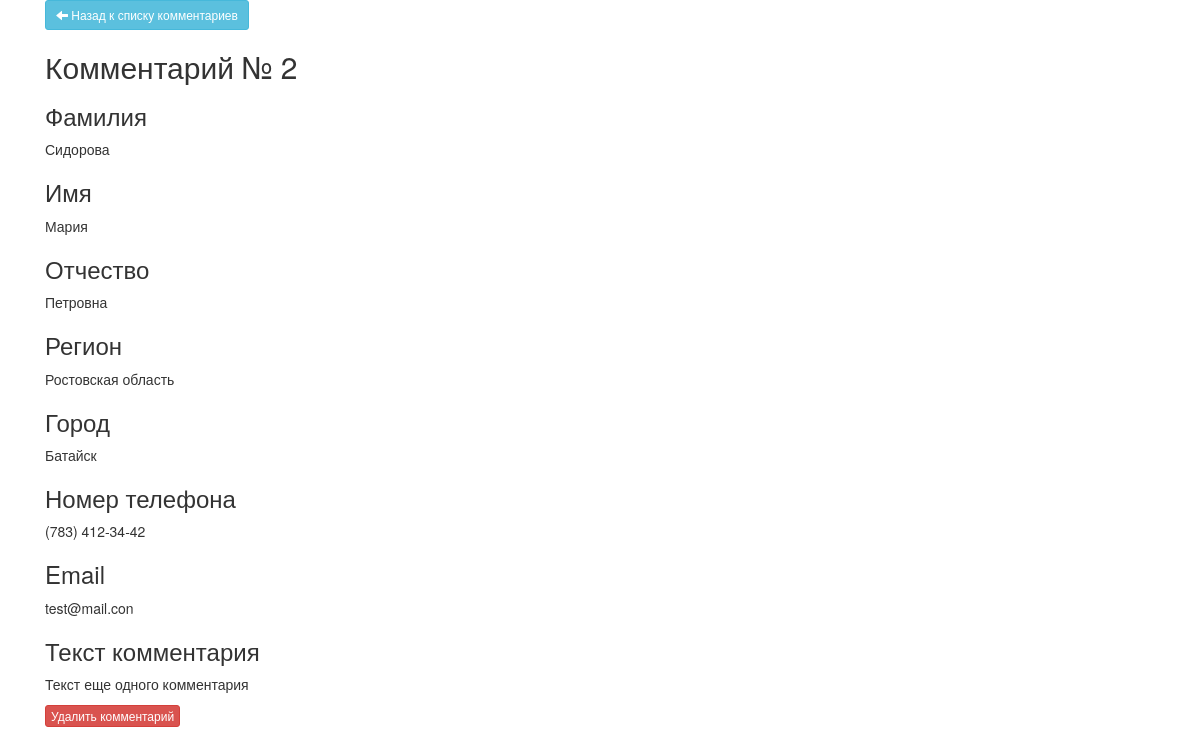
Page /view/2/ on the committed database.
### comments/models.py (models this page shows, shortened)
class Comment(models.Model):
    last_name = models.CharField(max_length=50, blank=False, verbose_name='Фамилия')
    first_name = models.CharField(max_length=20, blank=False, verbose_name='Имя')
    middle_name = models.CharField(max_length=50, blank=True, verbose_name='Отчество')
    region = models.ForeignKey(Region, verbose_name='Регион', on_delete=models.CASCADE, default='', blank=True, null=True)
    city = models.ForeignKey(City, verbose_name='Город', on_delete=models.CASCADE, default='', blank=True, null=True)
    phone = models.CharField(max_length=15, blank=True, verbose_name='Номер телефона')
    email = models.EmailField(blank=True)
    text = models.TextField(blank=False, verbose_name='Текст комментария')
    class Meta:
            ordering = ['id']
            verbose_name = 'Комметарий'
            verbose_name_plural = 'Комментарии'

class Region(models.Model):
    name = models.CharField(max_length=100)
    def __str__(self):
        return self.name
    class Meta:
        ordering = ['name']
        verbose_name = 'Регион'
        verbose_name_plural = 'Регионы'

class City(models.Model):
    region = models.ForeignKey(Region, verbose_name='Регион', on_delete=models.PROTECT)
    name = models.CharField(max_length=100)
    def __str__(self):
        return self.name
    class Meta:
        ordering = ['name']
        verbose_name = 'Город'
        verbose_name_plural = 'Города'

### comments/views.py (the view)
# urls.py: url(r'^view/(?P<comment_id>[0-9]+)/$', views.comment_detail, name='comment_detail'),
def comment_detail(request, comment_id):
    comment = get_object_or_404(Comment, id=comment_id)
    return render(request, 'comment_detail.html', {'comment': comment})

### comments/templates/comment_detail.html (shortened to what this page needs)
{% extends 'base.html' %} {% block detail_view %}
<main role="main" class="container">
    <div class="row">
        <div class="col-md-8 blog-main">
            <a href="{% url 'comment_list' %}" class="btn btn-info btn-sm">
                <span class="glyphicon glyphicon-arrow-left"></span> Назад к списку комментариев
            </a>
            <h2>Комментарий № {{ comment.id }}</h2>
            <h3 class="pb-3 mb-4 font-italic border-bottom">Фамилия</h3>
            <p>{{ comment.last_name }}</p>
            <h3 class="pb-3 mb-4 font-italic border-bottom">Имя</h3>
            <p>{{ comment.first_name }}</p>
            <h3 class="pb-3 mb-4 font-italic border-bottom">Отчество</h3>
            <p>{{ comment.middle_name }}</p>
            <h3 class="pb-3 mb-4 font-italic border-bottom">Регион</h3>
            <p>{{ comment.region }}</p>
            <h3 class="pb-3 mb-4 font-italic border-bottom">Город</h3>
            <p>{{ comment.city }}</p>
            <h3 class="pb-3 mb-4 font-italic border-bottom">Номер телефона</h3>
            <p>{{ comment.phone }}</p>
            <h3 class="pb-3 mb-4 font-italic border-bottom">Email</h3>
            <p>{{ comment.email }}</p>
            <h3 class="pb-3 mb-4 font-italic border-bottom">Текст комментария</h3>
            <p>{{ comment.text }}</p>
            <a href="{% url 'comment_delete' comment.id %}"><button type="submit" class="btn btn-danger btn-xs">Удалить комментарий</button></a> {% endblock %}

### rows in the picture
Comment: id "2", last_name "Сидорова", first_name "Мария", middle_name "Петровна", region "Ростовская область", city "Батайск", phone "(783) 412-34-42", email "test@mail.con", text "Текст еще одного комментария"
